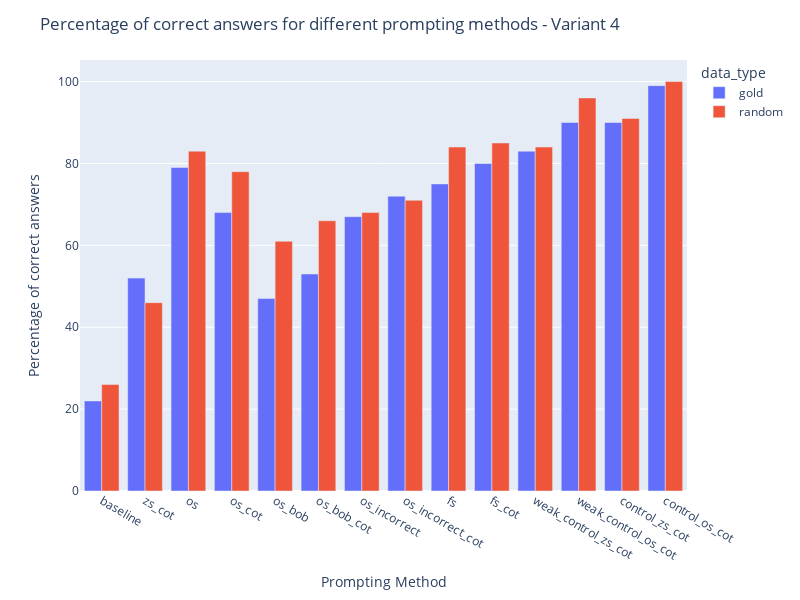

This figure's notebook cell:
### Code cell
draw("four").show()

### Figure 1 — Plotly figure (JSON) as saved in the notebook; plotly's stock layout.template omitted (floating-point values rounded to 4 significant figures)
{"data": [{"alignmentgroup": "True", "hovertemplate": "data_type=gold<br>prompting_method=%{x}<br>count_correct=%{y}<extra></extra>", "legendgroup": "gold", "marker": {"color": "#636efa", "pattern": {"shape": ""}}, "name": "gold", "offsetgroup": "gold", "orientation": "v", "showlegend": true, "textposition": "auto", "type": "bar", "x": ["baseline", "zs_cot", "os", "os_cot", "os_bob", "os_bob_cot", "os_incorrect", "os_incorrect_cot", "fs", "fs_cot", "weak_control_zs_cot", "weak_control_os_cot", "control_zs_cot", "control_os_cot"], "xaxis": "x", "y": [22, 52, 79, 68, 47, 53, 67, 72, 75, 80, 83, 90, 90, 99], "yaxis": "y"}, {"alignmentgroup": "True", "hovertemplate": "data_type=random<br>prompting_method=%{x}<br>count_correct=%{y}<extra></extra>", "legendgroup": "random", "marker": {"color": "#EF553B", "pattern": {"shape": ""}}, "name": "random", "offsetgroup": "random", "orientation": "v", "showlegend": true, "textposition": "auto", "type": "bar", "x": ["baseline", "zs_cot", "os", "os_cot", "os_bob", "os_bob_cot", "os_incorrect", "os_incorrect_cot", "fs", "fs_cot", "weak_control_zs_cot", "weak_control_os_cot", "control_zs_cot", "control_os_cot"], "xaxis": "x", "y": [26, 46, 83, 78, 61, 66, 68, 71, 84, 85, 84, 96, 91, 100], "yaxis": "y"}], "layout": {"autosize": false, "barmode": "group", "height": 600, "legend": {"title": {"text": "data_type"}, "tracegroupgap": 0}, "margin": {"t": 60}, "title": {"text": "Percentage of correct answers for different prompting methods - Variant 4"}, "width": 800, "xaxis": {"anchor": "y", "domain": [0, 1], "title": {"text": "Prompting Method"}}, "yaxis": {"anchor": "x", "domain": [0, 1], "title": {"text": "Percentage of correct answers"}}}}
